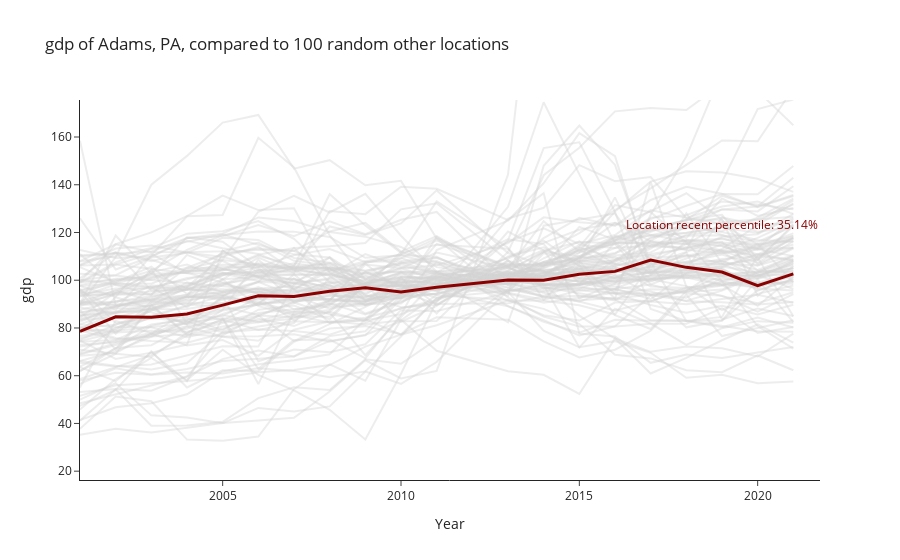

Here is the notebook cell this chart was saved with:
### Markdown cell above
#### Use case: I just want a rough idea

You want to know where your jurisdiction stands relative to all the others in the country. you also know the rate 
of locations where the most recent value of the outcome is lower than yours.

### Code cell
f  = FipsQuery(42001, "gdp")
f.compare_my_outcome_to_others(sample_size= 100, range_multiplier= 10)
